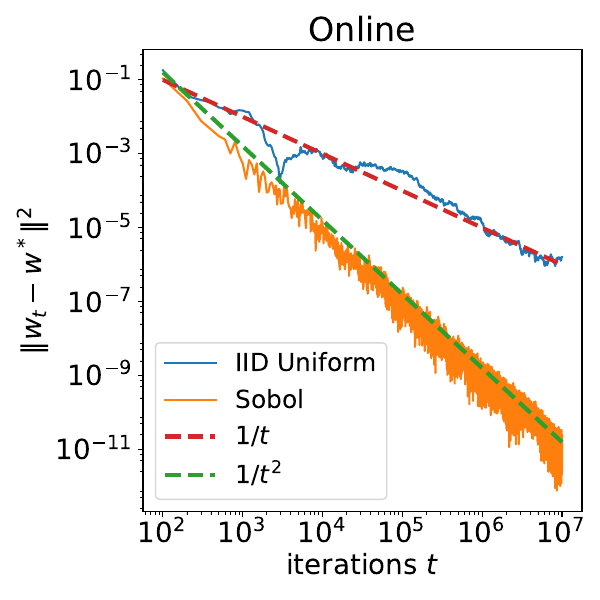

Recreate this plot in Julia.
using IterTools, ProgressBars
using JLD
using LaTeXStrings, PyPlot

include("synthetic.jl")

RUNS    = 1
EPOCHS  = 1000
T       = n * EPOCHS

SEED    = 42
Random.seed!(SEED)

function gen_syn_data_all()
    gaussian_samples = Dict()
    # for each distribution, pre-generate the stream of examples
    # to be used in T iterations of online SGD
    # for a specified number of runs
    iter_qrngs = ProgressBar(qrngs)
    for (qrng_name, ~) in iter_qrngs
        println(iter_qrngs, "generating data for $qrng_name...")

        data = []
        iter_runs = ProgressBar(1:RUNS)
        for run in iter_runs
            println(iter_runs, "working on run $run")
            data_run = gen_syn_data(T, qrng_name, d+1, SEED+run)
            push!(data, data_run)
        end
        gaussian_samples[qrng_name] = data
    end
    return gaussian_samples
end


println("generating data...")
samples_online = gen_syn_data_all() 

println("begin training...")
result = Dict()
for qrng_name in ProgressBar(qrng_names)
    subopt_list = zeros(RUNS, T)
    
    for run in 1:RUNS            
        # run sgd for online mode
        samples = samples_online[qrng_name][run]
        subopt_list[run, :] = sgd(T, w0, wgen, samples, collect(1:T))
    end
    result[qrng_name] = subopt_list
end

println("training completed")
println("plotting...")

# final plotting
figure(figsize = (6,6))
for qrng_name in ["IID Uniform", "Sobol"]
    subopt_list = result[qrng_name]
    subopt_mean = mean(subopt_list, dims=1)'[100:100:T]

    loglog(collect(100:100:T), subopt_mean, label=qrng_name)
end

loglog(collect(100:100:T), d * (collect(100:100:T)).^(-1), label=L"1/t", color="#d62728", linewidth=3, linestyle="dashed")
loglog(collect(100:100:T), 16 * d^2 *(collect(100:100:T)).^(-2), label=L"1/t^2", color="#2ca02c", linewidth=3, linestyle="dashed")
legend(loc="lower left", fontsize=18)

xlabel(string("iterations ", L"t"), fontsize=20)
ylabel(L"\Vert w_t-w^*\Vert^2", fontsize=20)
title("Online", fontsize=24)
xticks(fontsize=20)
yticks(fontsize=20)

ax = gca()
locmin = matplotlib.ticker.LogLocator(base=10.0, subs=(0.25,0.5,0.75), numticks=50)
ax.yaxis.set_minor_locator(locmin)
ax.yaxis.set_minor_formatter(matplotlib.ticker.NullFormatter())

tight_layout()
plot_fn = joinpath(pwd(),"figs", "qmc-online.pdf")
savefig(plot_fn)
println("plot saved at $plot_fn")


